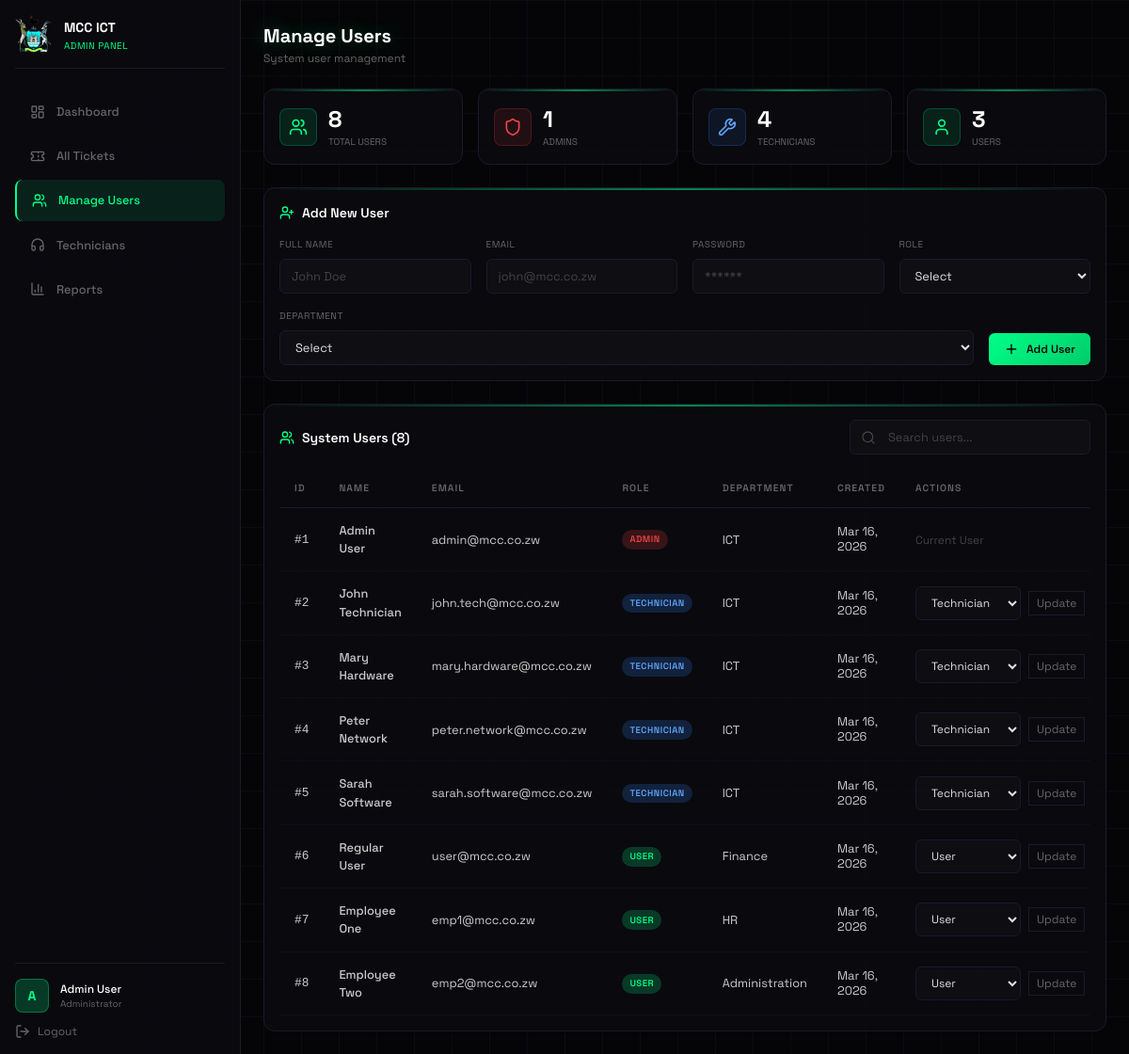
/admin/manage_users.php (signed in), run on the app's committed database.
### tables this page shows
CREATE TABLE users (
    id INT AUTO_INCREMENT PRIMARY KEY,
    name VARCHAR(100) NOT NULL,
    email VARCHAR(100) UNIQUE NOT NULL,
    password VARCHAR(255) NOT NULL,
    role ENUM('admin', 'technician', 'user') NOT NULL,
    department VARCHAR(100) NOT NULL,
    created_at TIMESTAMP DEFAULT CURRENT_TIMESTAMP,
    updated_at TIMESTAMP DEFAULT CURRENT_TIMESTAMP ON UPDATE CURRENT_TIMESTAMP
);

### admin/manage_users.php (the view, shortened to what this page needs)
<?php
$database = new Database();
$conn = $database->getConnection();
$users_query = "SELECT id, name, email, role, department, created_at FROM users ORDER BY created_at DESC";
$users = $conn->query($users_query);
$total_users = $conn->query("SELECT COUNT(*) as total FROM users")->fetch_assoc()['total'];
$admin_count = $conn->query("SELECT COUNT(*) as total FROM users WHERE role = 'admin'")->fetch_assoc()['total'];
$user_count = $conn->query("SELECT COUNT(*) as total FROM users WHERE role = 'user'")->fetch_assoc()['total'];
$tech_count = $conn->query("SELECT COUNT(*) as total FROM users WHERE role = 'technician'")->fetch_assoc()['total'];
?>
<!DOCTYPE html>
<html lang="en">
<head>
    <script src="https://cdn.tailwindcss.com"></script>
</head>
<body class="min-h-screen grid-bg">
    <div class="flex">
        <aside class="fixed top-0 left-0 h-screen w-64 bg-[#0a0a0f]/95 border-r border-[#1a1a2e] p-4 flex flex-col overflow-hidden">
            <div class="flex items-center gap-3 mb-6 pb-4 border-b border-[#1a1a2e]">
                <img src="../assets/images/mutarelogo.png" alt="MCC" class="w-10 h-10">
                <div>
                    <span class="text-sm font-bold text-white">MCC ICT</span>
                    <p class="text-[10px] text-[#00ff88] uppercase tracking-wider">Admin Panel</p>
                </div>
            </div>
            <nav class="flex-1 space-y-1">
                <a href="dashboard.php" class="sidebar-item">
                    <i data-lucide="layout-dashboard" class="w-4 h-4"></i>
                    Dashboard
                </a>
                <a href="all_tickets.php" class="sidebar-item">
                    <i data-lucide="ticket" class="w-4 h-4"></i>
                    All Tickets
                </a>
                <a href="manage_users.php" class="sidebar-item active">
                    <i data-lucide="users" class="w-4 h-4"></i>
                    Manage Users
                </a>
                <a href="manage_technicians.php" class="sidebar-item">
                    <i data-lucide="headphones" class="w-4 h-4"></i>
                    Technicians
                </a>
                <a href="reports.php" class="sidebar-item">
                    <i data-lucide="bar-chart-3" class="w-4 h-4"></i>
                    Reports
                </a>
            </nav>
            <div class="pt-4 border-t border-[#1a1a2e]">
                <div class="flex items-center gap-3 mb-3">
                    <div class="w-9 h-9 rounded-lg bg-[#00ff88]/20 border border-[#00ff88]/30 flex items-center justify-center text-[#00ff88] font-bold text-sm">
                        <?php echo strtoupper(substr($_SESSION['user_name'], 0, 1)); ?>
                    </div>
                    <div>
                        <p class="text-xs font-medium text-white"><?php echo htmlspecialchars($_SESSION['user_name']); ?></p>
                        <p class="text-[10px] text-[#666]">Administrator</p>
                    </div>
                </div>
                <a href="../auth/logout.php" class="flex items-center gap-2 text-[#666] hover:text-[#ef4444] text-xs transition-colors">
                    <i data-lucide="log-out" class="w-4 h-4"></i>
                    Logout
                </a>
            </div>
        </aside>
        <main class="ml-64 flex-1 p-6 h-screen overflow-y-auto">
            <header class="flex items-center justify-between mb-6">
                <div>
                    <h1 class="text-xl font-bold text-white glow-text">Manage Users</h1>
                    <p class="text-xs text-[#666] mt-0.5">System user management</p>
                </div>
            </header>
            <div class="grid grid-cols-4 gap-4 mb-6">
                <div class="cyber-card p-4">
                    <div class="flex items-center gap-3">
                        <div class="stat-icon">
                            <i data-lucide="users" class="w-5 h-5 text-[#00ff88]"></i>
                        </div>
                        <div>
                            <p class="text-2xl font-bold text-white"><?php echo $total_users; ?></p>
                            <p class="text-[10px] text-[#666] uppercase">Total Users</p>
                        </div>
                    </div>
                </div>
                <div class="cyber-card p-4">
                    <div class="flex items-center gap-3">
                        <div class="stat-icon" style="background: rgba(239, 68, 68, 0.1); border-color: rgba(239, 68, 68, 0.2);">
                            <i data-lucide="shield" class="w-5 h-5 text-[#ef4444]"></i>
                        </div>
                        <div>
                            <p class="text-2xl font-bold text-white"><?php echo $admin_count; ?></p>
                            <p class="text-[10px] text-[#666] uppercase">Admins</p>
                        </div>
                    </div>
                </div>
                <div class="cyber-card p-4">
                    <div class="flex items-center gap-3">
                        <div class="stat-icon" style="background: rgba(59, 130, 246, 0.1); border-color: rgba(59, 130, 246, 0.2);">
                            <i data-lucide="wrench" class="w-5 h-5 text-[#60a5fa]"></i>
                        </div>
                        <div>
                            <p class="text-2xl font-bold text-white"><?php echo $tech_count; ?></p>
                            <p class="text-[10px] text-[#666] uppercase">Technicians</p>
                        </div>
                    </div>
                </div>
                <div class="cyber-card p-4">
                    <div class="flex items-center gap-3">
                        <div class="stat-icon">
                            <i data-lucide="user" class="w-5 h-5 text-[#00ff88]"></i>
                        </div>
                        <div>
                            <p class="text-2xl font-bold text-white"><?php echo $user_count; ?></p>
                            <p class="text-[10px] text-[#666] uppercase">Users</p>
                        </div>
                    </div>
                </div>
            </div>
            <div class="cyber-card p-4 mb-6">
                <h2 class="text-sm font-semibold text-white mb-4 flex items-center gap-2">
                    <i data-lucide="user-plus" class="w-4 h-4 text-[#00ff88]"></i>
                    Add New User
                </h2>
                <form method="POST" class="flex flex-wrap gap-4 items-end">
                    <div class="flex-1 min-w-[180px]">
                        <label class="block text-[10px] text-[#666] uppercase tracking-wider mb-2">Full Name</label>
                        <input type="text" name="name" class="cyber-input" placeholder="John Doe" required>
                    </div>
                    <div class="flex-1 min-w-[200px]">
                        <label class="block text-[10px] text-[#666] uppercase tracking-wider mb-2">Email</label>
                        <input type="email" name="email" class="cyber-input" placeholder="john@mcc.co.zw" required>
                    </div>
                    <div class="flex-1 min-w-[150px]">
                        <label class="block text-[10px] text-[#666] uppercase tracking-wider mb-2">Password</label>
                        <input type="password" name="password" class="cyber-input" placeholder="******" required>
                    </div>
                    <div class="flex-1 min-w-[140px]">
                        <label class="block text-[10px] text-[#666] uppercase tracking-wider mb-2">Role</label>
                        <select name="role" class="cyber-select" required>
                            <option value="">Select</option>
                        </select>
                    </div>
                    <div class="flex-1 min-w-[160px]">
                        <label class="block text-[10px] text-[#666] uppercase tracking-wider mb-2">Department</label>
                        <select name="department" class="cyber-select" required>
                            <option value="">Select</option>
                        </select>
                    </div>
                    <button type="submit" class="cyber-btn">
                        <i data-lucide="plus" class="w-4 h-4"></i>
                        Add User
                    </button>
                </form>
            </div>
            <div class="cyber-card p-4">
                <div class="flex items-center justify-between mb-4">
                    <h2 class="text-sm font-semibold text-white flex items-center gap-2">
                        <i data-lucide="users" class="w-4 h-4 text-[#00ff88]"></i>
                        System Users (<?php echo $users ? $users->num_rows : 0; ?>)
                    </h2>
                    <div class="relative">
                        <i data-lucide="search" class="absolute left-3 top-1/2 -translate-y-1/2 w-4 h-4 text-[#444]"></i>
                        <input type="text" id="searchUsers" class="cyber-input pl-10 w-64" placeholder="Search users..." onkeyup="filterTable()">
                    </div>
                </div>
                <div class="overflow-x-auto">
                    <table class="cyber-table" id="usersTable">
                        <thead>
                            <tr>
                                <th>ID</th>
                                <th>Name</th>
                                <th>Email</th>
                                <th>Role</th>
                                <th>Department</th>
                                <th>Created</th>
                                <th>Actions</th>
                            </tr>
                        </thead>
                        <tbody>
                            <?php if ($users && $users->num_rows > 0): ?>
                                <?php while ($user = $users->fetch_assoc()): ?>
                                    <tr data-search="<?php echo strtolower($user['name'] . ' ' . $user['email'] . ' ' . $user['department']); ?>">
                                        <td class="text-[#00ff88] font-mono">#<?php echo $user['id']; ?></td>
                                        <td class="text-white font-medium"><?php echo htmlspecialchars($user['name']); ?></td>
                                        <td class="text-[#ccc]"><?php echo htmlspecialchars($user['email']); ?></td>
                                        <td>
                                            <?php
                                            $role_class = 'badge-' . ($user['role'] == 'admin' ? 'admin' : ($user['role'] == 'technician' ? 'tech' : 'user'));
                                            echo '<span class="badge ' . $role_class . '">' . ucfirst($user['role']) . '</span>';
                                            ?>
                                        </td>
                                        <td class="text-[#ccc]"><?php echo htmlspecialchars($user['department']); ?></td>
                                        <td class="text-[#666] text-xs"><?php echo date('M d, Y', strtotime($user['created_at'])); ?></td>
                                        <td>
                                            <?php if ($user['id'] != $_SESSION['user_id']): ?>
                                                <div class="flex items-center gap-2">
                                                    <form method="POST" class="flex items-center gap-2">
                                                        <select name="new_role" class="cyber-select w-28 text-xs">
                                                            <option value="user" <?php echo $user['role'] == 'user' ? 'selected' : ''; ?>>User</option>
                                                            <option value="technician" <?php echo $user['role'] == 'technician' ? 'selected' : ''; ?>>Technician</option>
                                                        </select>
                                                        <button type="submit" class="cyber-btn-secondary px-2 py-1 text-xs">Update</button>
                                                    </form>
                                                </div>
                                            <?php else: ?>
                                                <span class="text-[#444] text-xs">Current User</span>
                                            <?php endif; ?>
                                        </td>
                                    </tr>
                                <?php endwhile; ?>
                            <?php endif; ?>
                        </tbody>
                    </table>
                </div>
            </div>
        </main>
    </div>
</body>
</html>

### admin/manage_users.php (style rules this page uses)
* { font-family: 'Space Grotesk', sans-serif; }
body { background: #050507; }
.grid-bg { background-image: linear-gradient(rgba(26, 26, 46, 0.3) 1px, transparent 1px), linear-gradient(90deg, rgba(26, 26, 46, 0.3) 1px, transparent 1px); background-size: 40px 40px; }
.glow-text { text-shadow: 0 0 20px rgba(0, 255, 136, 0.3); }
.cyber-card { background: rgba(10, 10, 15, 0.9); border: 1px solid #1a1a2e; border-radius: 12px; position: relative; overflow: hidden; }
.cyber-card::before { content: ''; position: absolute; top: 0; left: 0; right: 0; height: 2px; background: linear-gradient(90deg, transparent, #00ff88, transparent); opacity: 0.5; }
.cyber-input, .cyber-select { width: 100%; padding: 0.5rem 0.75rem; background: rgba(15, 15, 21, 0.8); border: 1px solid #1a1a2e; border-radius: 6px; color: #e0e0e0; font-size: 0.8rem; transition: all 0.3s; }
.cyber-input::placeholder { color: #444; }
.cyber-select option { background: #0a0a0f; }
.cyber-btn { background: linear-gradient(135deg, #00ff88, #00cc6a); color: #050507; padding: 0.5rem 1rem; border-radius: 6px; font-size: 0.75rem; font-weight: 600; transition: all 0.3s; display: inline-flex; align-items: center; gap: 0.5rem; border: none; cursor: pointer; }
.cyber-btn-secondary { background: transparent; border: 1px solid #1a1a2e; color: #666; }
.cyber-table { width: 100%; border-collapse: collapse; }
.cyber-table th { text-align: left; padding: 0.75rem 1rem; font-size: 0.65rem; font-weight: 600; text-transform: uppercase; letter-spacing: 0.1em; color: #666; border-bottom: 1px solid #1a1a2e; }
.cyber-table td { padding: 0.875rem 1rem; font-size: 0.8rem; color: #ccc; border-bottom: 1px solid #0f0f15; }
.badge { display: inline-flex; align-items: center; padding: 0.2rem 0.5rem; border-radius: 9999px; font-size: 0.6rem; font-weight: 600; text-transform: uppercase; letter-spacing: 0.05em; }
.badge-admin { background: rgba(239, 68, 68, 0.2); color: #ef4444; }
.badge-tech { background: rgba(59, 130, 246, 0.2); color: #60a5fa; }
.badge-user { background: rgba(0, 255, 136, 0.2); color: #00ff88; }
.stat-icon { width: 40px; height: 40px; border-radius: 8px; display: flex; align-items: center; justify-content: center; background: rgba(0, 255, 136, 0.1); border: 1px solid rgba(0, 255, 136, 0.2); }
.sidebar-item { display: flex; align-items: center; gap: 0.75rem; padding: 0.75rem 1rem; color: #666; font-size: 0.8rem; font-weight: 500; border-radius: 8px; transition: all 0.3s; }
.sidebar-item:hover, .sidebar-item.active { background: rgba(0, 255, 136, 0.1); color: #00ff88; }
.sidebar-item.active { border-left: 2px solid #00ff88; }

### data on the page
users: id "1", name "Admin User", email "admin@mcc.co.zw", role "ADMIN", department "ICT", created_at "Mar 16, 2026", shows "Current User"
users: id "2", name "John Technician", email "john.tech@mcc.co.zw", role "TECHNICIAN", department "ICT", created_at "Mar 16, 2026", new_role "Technician"
users: id "3", name "Mary Hardware", email "mary.hardware@mcc.co.zw", role "TECHNICIAN", department "ICT", created_at "Mar 16, 2026", new_role "Technician"
users: id "4", name "Peter Network", email "peter.network@mcc.co.zw", role "TECHNICIAN", department "ICT", created_at "Mar 16, 2026", new_role "Technician"
users: id "5", name "Sarah Software", email "sarah.software@mcc.co.zw", role "TECHNICIAN", department "ICT", created_at "Mar 16, 2026", new_role "Technician"
users: id "6", name "Regular User", email "user@mcc.co.zw", role "USER", department "Finance", created_at "Mar 16, 2026", new_role "User"
users: id "7", name "Employee One", email "emp1@mcc.co.zw", role "USER", department "HR", created_at "Mar 16, 2026", new_role "User"
users: id "8", name "Employee Two", email "emp2@mcc.co.zw", role "USER", department "Administration", created_at "Mar 16, 2026", new_role "User"

### other printed values
substr($_SESSION['user_name'], 0, 1) "A"
$_SESSION['user_name'] "Admin User"
$total_users "8"
$admin_count "1"
$tech_count "4"
$user_count "3"
$users->num_rows "8"
